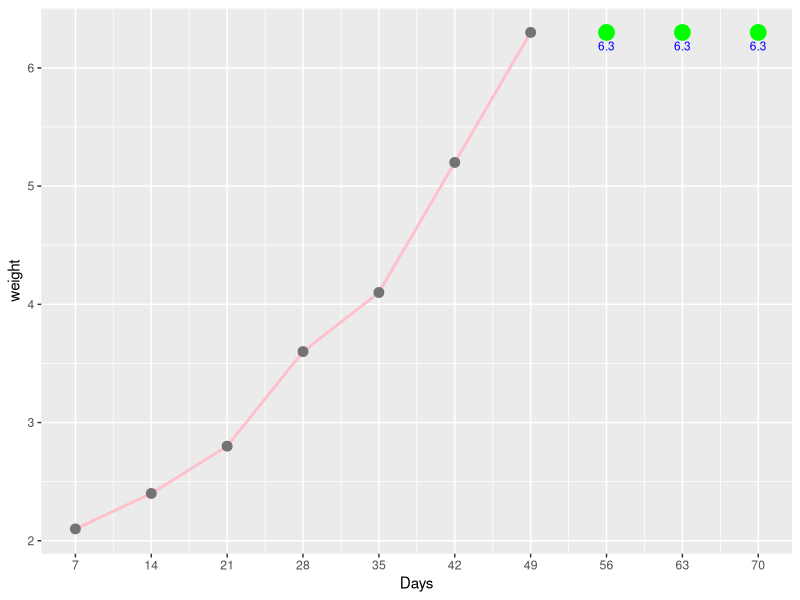

Generate this figure with R:
library(forecast)
library(ggplot2)

weightData <- data.frame(weight = c
(2.1,2.4,2.8,3.6,4.1,5.2,6.3),Days=c
(7,14,21,28,35,42,49))
weight <- as.numeric(weightData$weight)
predicted <- forecast(weight,h=3,level=95) 
# see the predicted values by forecast
#predicted
# str(predicted)
forecast <- with(predicted, data.frame(
	weight = as.numeric(mean),
	upper = as.numeric(upper),
	lower = as.numeric(lower),
	Days = seq(max(weightData)+7, by=7, length.out=length(mean)))) ## Change in formula forecast
	
predictValues <- ggplot(weightData, aes(Days, weight)) + geom_line(colour="pink",size=1) + 
	geom_point(size=3,colour="grey45")

predictValues <- predictValues + geom_point(data=forecast,size=5,colour='green') +
	geom_text(data=forecast,label=round(forecast$weight, 1),vjust=2,size=3,colour="blue")

predictValues + scale_x_continuous(breaks=seq(7, by=7, length.out=10))
